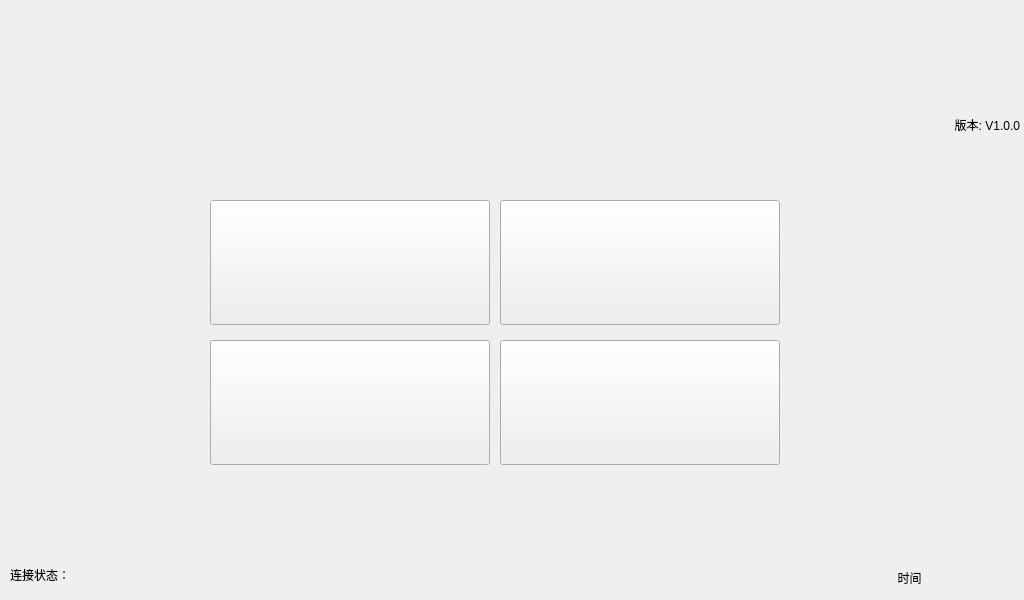
<?xml version="1.0" encoding="UTF-8"?>
<ui version="4.0">
 <class>MainWindow</class>
 <widget class="QMainWindow" name="MainWindow">
  <property name="geometry">
   <rect>
    <x>0</x>
    <y>0</y>
    <width>1024</width>
    <height>600</height>
   </rect>
  </property>
  <property name="windowTitle">
   <string>MainWindow</string>
  </property>
  <property name="styleSheet">
   <string notr="true"/>
  </property>
  <widget class="QWidget" name="centralWidget">
   <widget class="QPushButton" name="outputBtn">
    <property name="geometry">
     <rect>
      <x>210</x>
      <y>340</y>
      <width>280</width>
      <height>125</height>
     </rect>
    </property>
    <property name="styleSheet">
     <string notr="true">border-image: url(:/image/unit.jpg);</string>
    </property>
    <property name="text">
     <string/>
    </property>
   </widget>
   <widget class="QPushButton" name="totalBtn">
    <property name="geometry">
     <rect>
      <x>210</x>
      <y>200</y>
      <width>280</width>
      <height>125</height>
     </rect>
    </property>
    <property name="styleSheet">
     <string notr="true">border-image: url(:/image/elec.jpg);</string>
    </property>
    <property name="text">
     <string/>
    </property>
   </widget>
   <widget class="QPushButton" name="thresholdBtn">
    <property name="geometry">
     <rect>
      <x>500</x>
      <y>200</y>
      <width>280</width>
      <height>125</height>
     </rect>
    </property>
    <property name="styleSheet">
     <string notr="true">border-image: url(:/image/set.jpg);</string>
    </property>
    <property name="text">
     <string/>
    </property>
   </widget>
   <widget class="QPushButton" name="logBtn">
    <property name="geometry">
     <rect>
      <x>500</x>
      <y>340</y>
      <width>280</width>
      <height>125</height>
     </rect>
    </property>
    <property name="styleSheet">
     <string notr="true">border-image: url(:/image/log.jpg);</string>
    </property>
    <property name="text">
     <string/>
    </property>
   </widget>
   <widget class="QLabel" name="statusLab">
    <property name="geometry">
     <rect>
      <x>10</x>
      <y>560</y>
      <width>450</width>
      <height>30</height>
     </rect>
    </property>
    <property name="text">
     <string>连接状态：</string>
    </property>
   </widget>
   <widget class="QPushButton" name="timeBtn">
    <property name="geometry">
     <rect>
      <x>799</x>
      <y>560</y>
      <width>221</width>
      <height>35</height>
     </rect>
    </property>
    <property name="focusPolicy">
     <enum>Qt::NoFocus</enum>
    </property>
    <property name="text">
     <string>时间</string>
    </property>
    <property name="default">
     <bool>false</bool>
    </property>
    <property name="flat">
     <bool>true</bool>
    </property>
   </widget>
   <widget class="QLabel" name="label_2">
    <property name="geometry">
     <rect>
      <x>900</x>
      <y>110</y>
      <width>120</width>
      <height>30</height>
     </rect>
    </property>
    <property name="text">
     <string>版本: V1.0.0</string>
    </property>
    <property name="alignment">
     <set>Qt::AlignRight|Qt::AlignTrailing|Qt::AlignVCenter</set>
    </property>
   </widget>
   <widget class="QWidget" name="widget" native="true">
    <property name="geometry">
     <rect>
      <x>0</x>
      <y>0</y>
      <width>1024</width>
      <height>111</height>
     </rect>
    </property>
    <property name="styleSheet">
     <string notr="true">border-image: url(:/image/title_back.jpg);</string>
    </property>
   </widget>
  </widget>
 </widget>
 <layoutdefault spacing="6" margin="11"/>
 <resources/>
 <connections/>
</ui>
